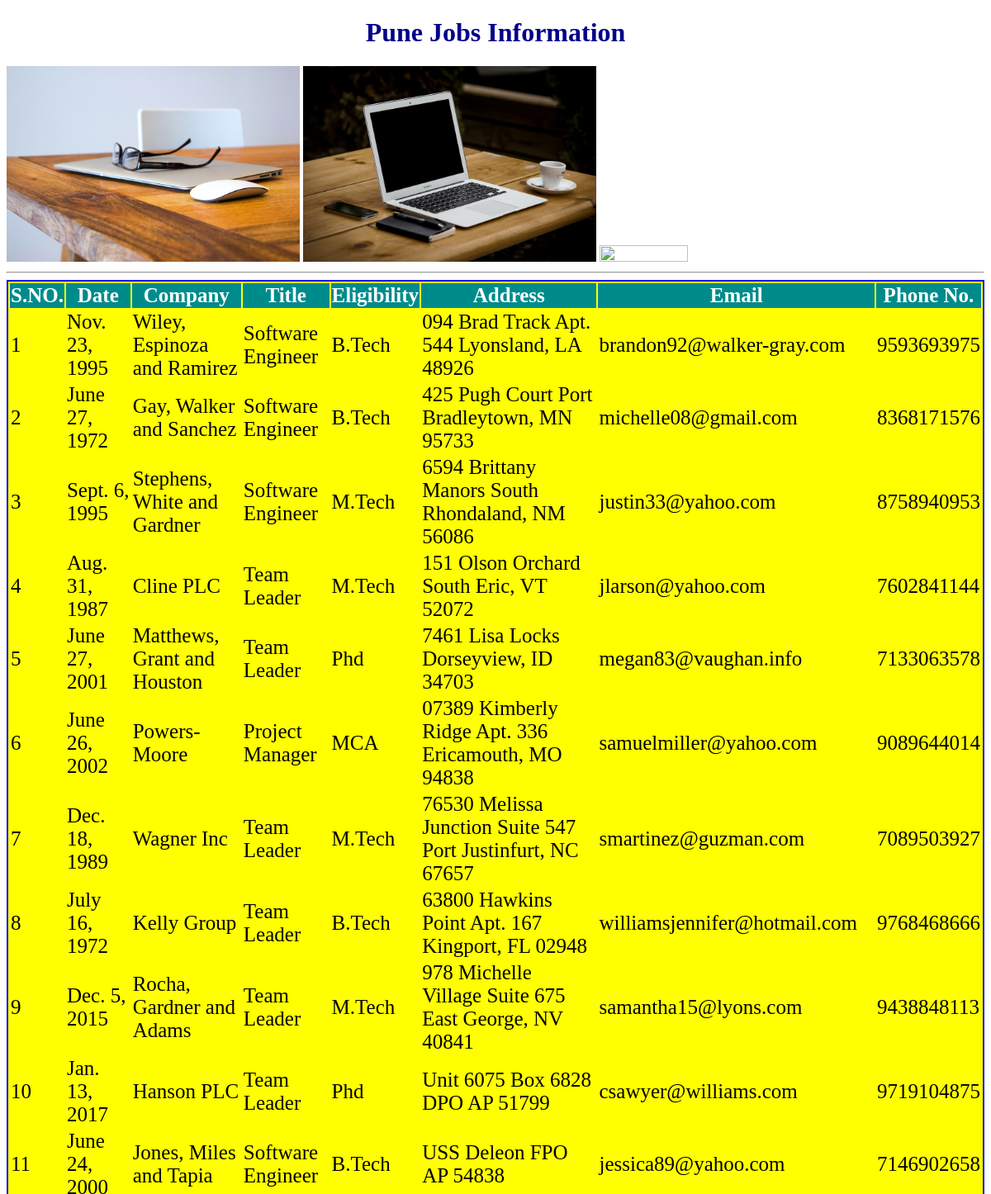
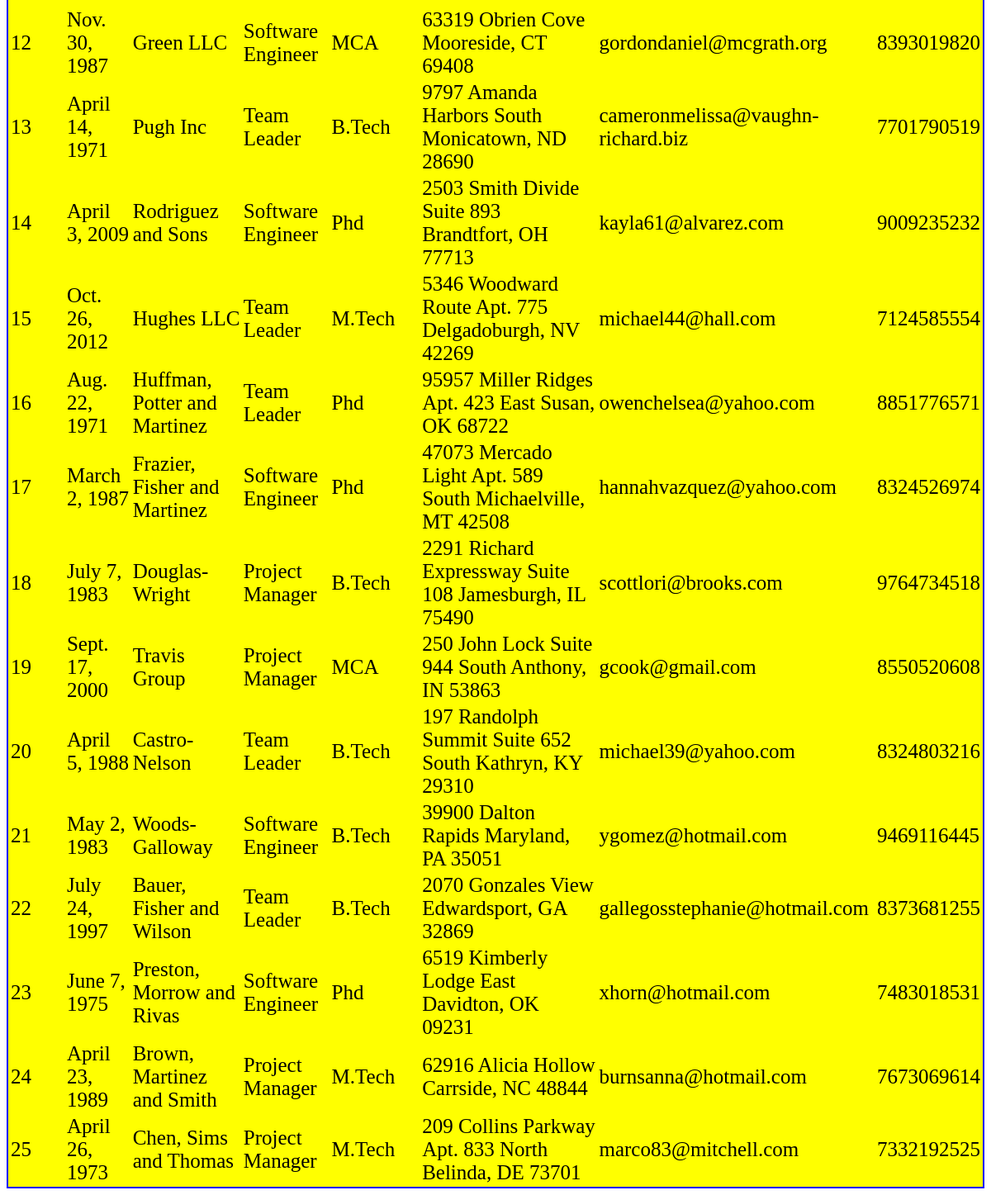
Page /punejobs/ on the committed database (2 pictures, top to bottom).
### jobsApp/models.py (models this page shows)
class punejobs(models.Model):
    date = models.DateField()
    company = models.CharField(max_length=100)
    title = models.CharField(max_length=100)
    eligibility = models.CharField(max_length=100)
    address = models.CharField(max_length=100)
    email = models.EmailField()
    phonenumber = models.IntegerField()

### jobsApp/views.py (the view)
# urls.py: path('punejobs/', views.punejobs1),
def punejobs1(request):
    job_list = punejobs.objects.order_by('id')
    my_dict = {'job_list':job_list}
    return render(request,'templates/testapp/punejobs.html',context=my_dict)

### templates/testapp/punejobs.html (shortened to what this page needs)
<!DOCTYPE html>
{% load static %}
<html lang="en">
<head>
    <link rel="stylesheet" href="{% static 'css/style.css' %}">
</head>
<body>
    <h1>Pune Jobs Information</h1>
    <img src="{% static 'images/macbook-336704_1920.jpg' %}" style="height: 30%;width: 30%">
    <img src="{% static 'images/workstation-336369_1920.jpg' %}" style="height: 30%;width: 30%">
    <img src="{% static 'images/write-593333_1920.jpg' %}" style="height: 30%;width: 30%">    <hr>
    {% if job_list %}
    <table id="tab">
        <thead>
            <th>S.NO.</th>
            <th>Date</th>
            <th>Company</th>
            <th>Title</th>
            <th>Eligibility</th>
            <th>Address</th>
            <th>Email</th>
            <th>Phone No.</th>
        </thead>
        {% for job in job_list %}
            <tr>
                <td>{{ job.id }}</td>
                <td>{{ job.date }}</td>
                <td>{{ job.company }}</td>
                <td>{{ job.title }}</td>
                <td>{{ job.eligibility }}</td>
                <td>{{ job.address }}</td>
                <td>{{ job.email }}</td>
                <td>{{ job.phonenumber }}</td>
            </tr>
        {% endfor %}
    </table>
        {% else %}
        <p>No Jobs Found in Pune.</p>
    {% endif %}
</body>
</html>

### jobsApp/static/css/style.css (style rules this page uses)
h1 { color: darkblue; text-align: center; }
table { border: 2px solid blue; margin: auto; background-color: yellow; font-size: 25px; }
thead { background-color: darkcyan; color: white; }
img { width: 30%; height: 30%; }

### rows in the picture
punejobs: id "1", date "Nov. 23, 1995", company "Wiley, Espinoza and Ramirez", title "Software Engineer", eligibility "B.Tech", address "094 Brad Track Apt. 544 Lyonsland, LA 48926", email "brandon92@walker-gray.com", phonenumber "9593693975"
punejobs: id "2", date "June 27, 1972", company "Gay, Walker and Sanchez", title "Software Engineer", eligibility "B.Tech", address "425 Pugh Court Port Bradleytown, MN 95733", email "michelle08@gmail.com", phonenumber "8368171576"
punejobs: id "3", date "Sept. 6, 1995", company "Stephens, White and Gardner", title "Software Engineer", eligibility "M.Tech", address "6594 Brittany Manors South Rhondaland, NM 56086", email "justin33@yahoo.com", phonenumber "8758940953"
punejobs: id "4", date "Aug. 31, 1987", company "Cline PLC", title "Team Leader", eligibility "M.Tech", address "151 Olson Orchard South Eric, VT 52072", email "jlarson@yahoo.com", phonenumber "7602841144"
punejobs: id "5", date "June 27, 2001", company "Matthews, Grant and Houston", title "Team Leader", eligibility "Phd", address "7461 Lisa Locks Dorseyview, ID 34703", email "megan83@vaughan.info", phonenumber "7133063578"
punejobs: id "6", date "June 26, 2002", company "Powers-Moore", title "Project Manager", eligibility "MCA", address "07389 Kimberly Ridge Apt. 336 Ericamouth, MO 94838", email "samuelmiller@yahoo.com", phonenumber "9089644014"
punejobs: id "7", date "Dec. 18, 1989", company "Wagner Inc", title "Team Leader", eligibility "M.Tech", address "76530 Melissa Junction Suite 547 Port Justinfurt, NC 67657", email "smartinez@guzman.com", phonenumber "7089503927"
punejobs: id "8", date "July 16, 1972", company "Kelly Group", title "Team Leader", eligibility "B.Tech", address "63800 Hawkins Point Apt. 167 Kingport, FL 02948", email "williamsjennifer@hotmail.com", phonenumber "9768468666"
punejobs: id "9", date "Dec. 5, 2015", company "Rocha, Gardner and Adams", title "Team Leader", eligibility "M.Tech", address "978 Michelle Village Suite 675 East George, NV 40841", email "samantha15@lyons.com", phonenumber "9438848113"
punejobs: id "10", date "Jan. 13, 2017", company "Hanson PLC", title "Team Leader", eligibility "Phd", address "Unit 6075 Box 6828 DPO AP 51799", email "csawyer@williams.com", phonenumber "9719104875"
punejobs: id "11", date "June 24, 2000", company "Jones, Miles and Tapia", title "Software Engineer", eligibility "B.Tech", address "USS Deleon FPO AP 54838", email "jessica89@yahoo.com", phonenumber "7146902658"
punejobs: id "12", date "Nov. 30, 1987", company "Green LLC", title "Software Engineer", eligibility "MCA", address "63319 Obrien Cove Mooreside, CT 69408", email "gordondaniel@mcgrath.org", phonenumber "8393019820"
punejobs: id "13", date "April 14, 1971", company "Pugh Inc", title "Team Leader", eligibility "B.Tech", address "9797 Amanda Harbors South Monicatown, ND 28690", email "cameronmelissa@vaughn-richard.biz", phonenumber "7701790519"
punejobs: id "14", date "April 3, 2009", company "Rodriguez and Sons", title "Software Engineer", eligibility "Phd", address "2503 Smith Divide Suite 893 Brandtfort, OH 77713", email "kayla61@alvarez.com", phonenumber "9009235232"
punejobs: id "15", date "Oct. 26, 2012", company "Hughes LLC", title "Team Leader", eligibility "M.Tech", address "5346 Woodward Route Apt. 775 Delgadoburgh, NV 42269", email "michael44@hall.com", phonenumber "7124585554"
punejobs: id "16", date "Aug. 22, 1971", company "Huffman, Potter and Martinez", title "Team Leader", eligibility "Phd", address "95957 Miller Ridges Apt. 423 East Susan, OK 68722", email "owenchelsea@yahoo.com", phonenumber "8851776571"
punejobs: id "17", date "March 2, 1987", company "Frazier, Fisher and Martinez", title "Software Engineer", eligibility "Phd", address "47073 Mercado Light Apt. 589 South Michaelville, MT 42508", email "hannahvazquez@yahoo.com", phonenumber "8324526974"
punejobs: id "18", date "July 7, 1983", company "Douglas-Wright", title "Project Manager", eligibility "B.Tech", address "2291 Richard Expressway Suite 108 Jamesburgh, IL 75490", email "scottlori@brooks.com", phonenumber "9764734518"
punejobs: id "19", date "Sept. 17, 2000", company "Travis Group", title "Project Manager", eligibility "MCA", address "250 John Lock Suite 944 South Anthony, IN 53863", email "gcook@gmail.com", phonenumber "8550520608"
punejobs: id "20", date "April 5, 1988", company "Castro-Nelson", title "Team Leader", eligibility "B.Tech", address "197 Randolph Summit Suite 652 South Kathryn, KY 29310", email "michael39@yahoo.com", phonenumber "8324803216"
punejobs: id "21", date "May 2, 1983", company "Woods-Galloway", title "Software Engineer", eligibility "B.Tech", address "39900 Dalton Rapids Maryland, PA 35051", email "ygomez@hotmail.com", phonenumber "9469116445"
punejobs: id "22", date "July 24, 1997", company "Bauer, Fisher and Wilson", title "Team Leader", eligibility "B.Tech", address "2070 Gonzales View Edwardsport, GA 32869", email "gallegosstephanie@hotmail.com", phonenumber "8373681255"
punejobs: id "23", date "June 7, 1975", company "Preston, Morrow and Rivas", title "Software Engineer", eligibility "Phd", address "6519 Kimberly Lodge East Davidton, OK 09231", email "xhorn@hotmail.com", phonenumber "7483018531"
punejobs: id "24", date "April 23, 1989", company "Brown, Martinez and Smith", title "Project Manager", eligibility "M.Tech", address "62916 Alicia Hollow Carrside, NC 48844", email "burnsanna@hotmail.com", phonenumber "7673069614"
punejobs: id "25", date "April 26, 1973", company "Chen, Sims and Thomas", title "Project Manager", eligibility "M.Tech", address "209 Collins Parkway Apt. 833 North Belinda, DE 73701", email "marco83@mitchell.com", phonenumber "7332192525"
